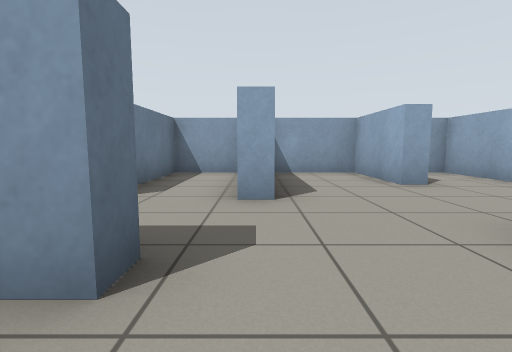
[1] (above)

23 first-person views from a walk through a Gazebo world. The camera is 0.72 m above the floor, tilts 6° down and sees 85° across. The floor is counted in squares, 1 m on a side. Each view is taken from the middle of a square. On the plan, view 1 faces up. The plan holds only what a view shows up to about 10 squares ahead; the rest is blank.

[2]
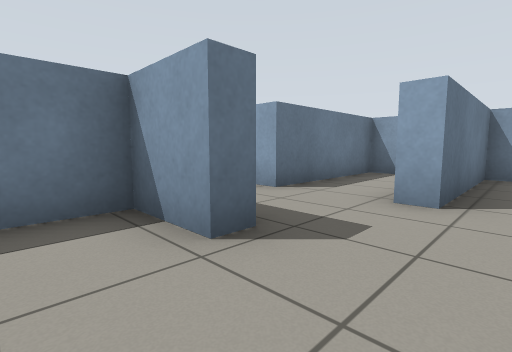

[3]
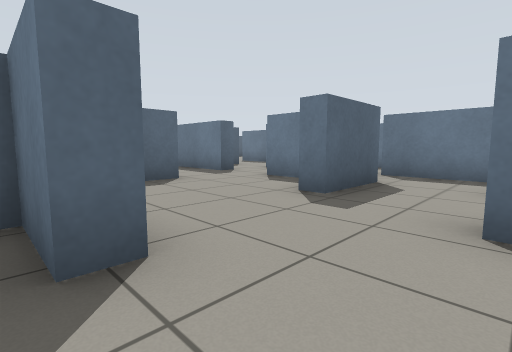

[4]
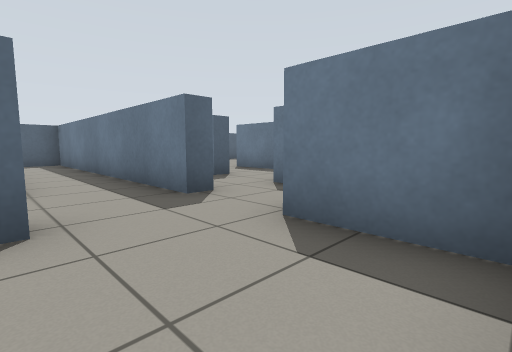

[5]
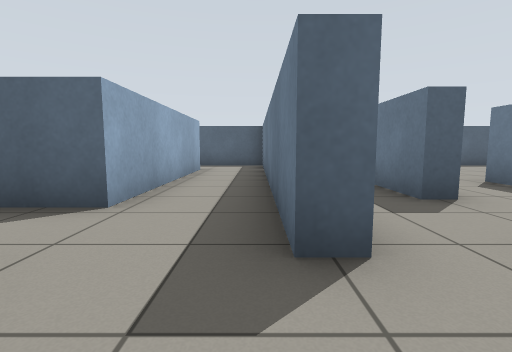

[6]
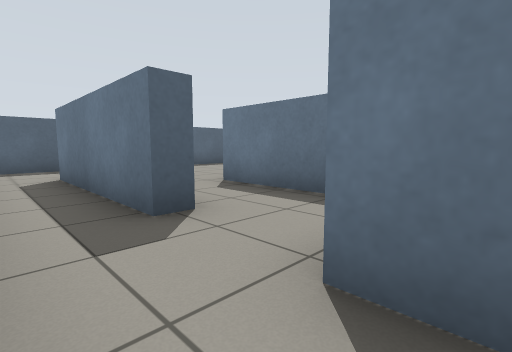

[7]
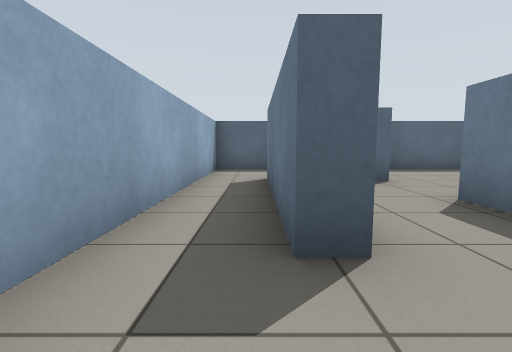

[8]
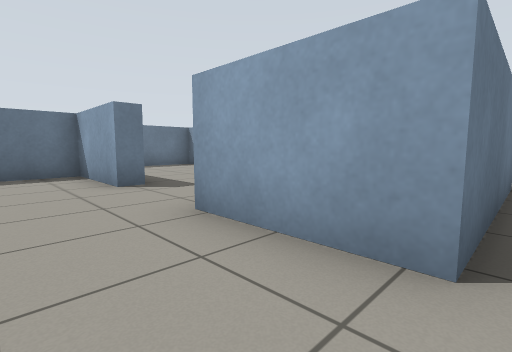

[9]
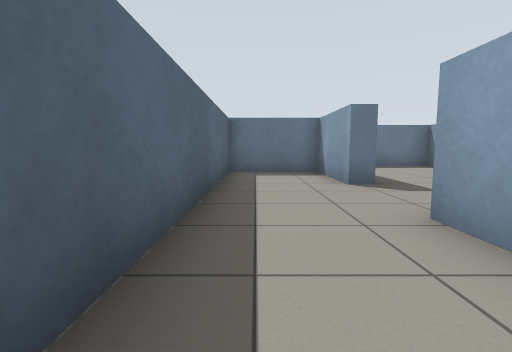

[10]
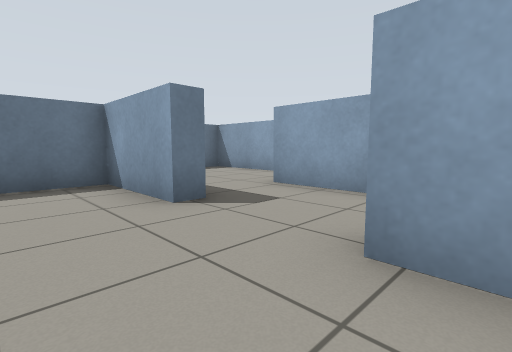

[11]
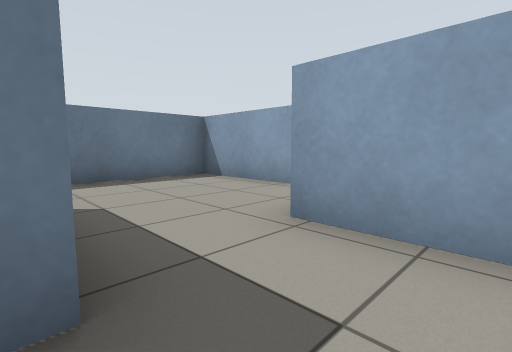

[12]
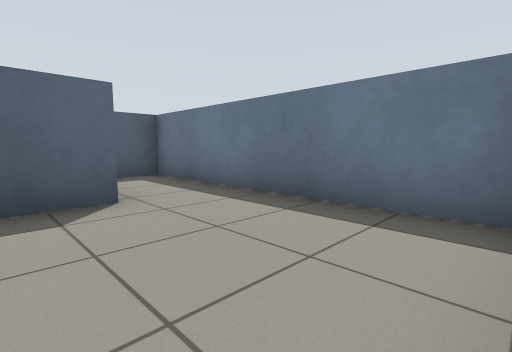

[13]
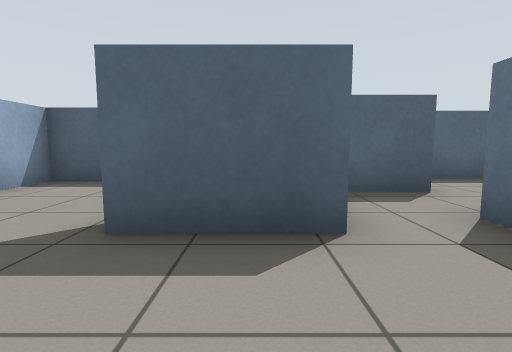

[14]
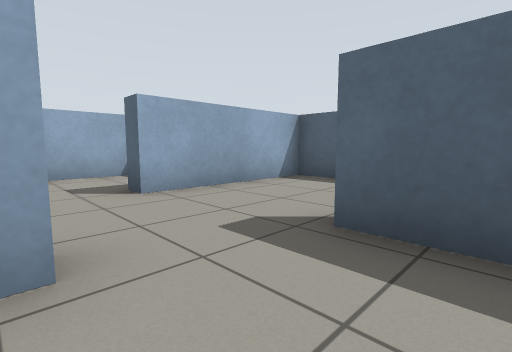

[15]
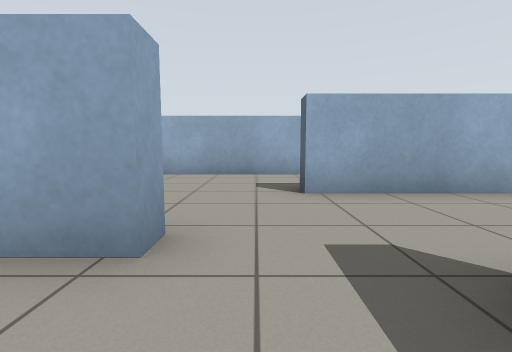

[16]
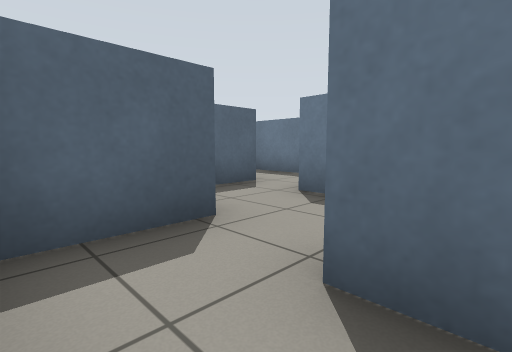

[17]
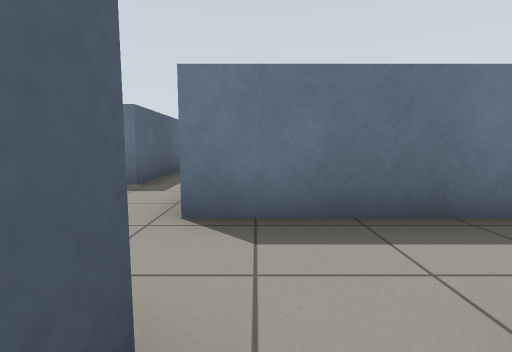

[18]
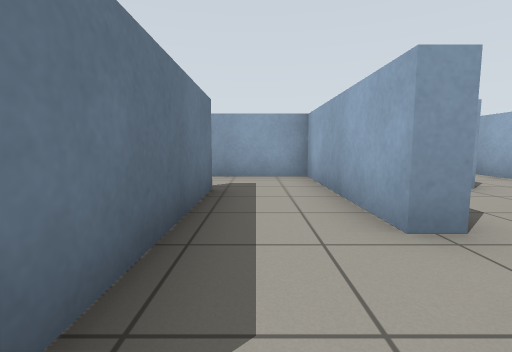

[19]
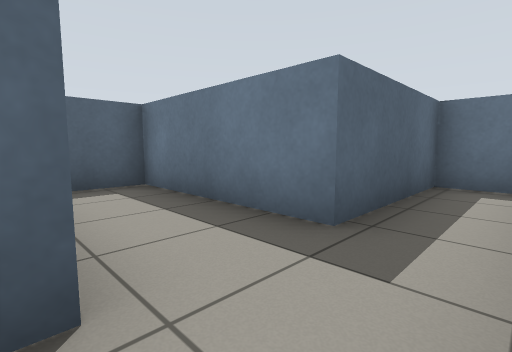

[20]
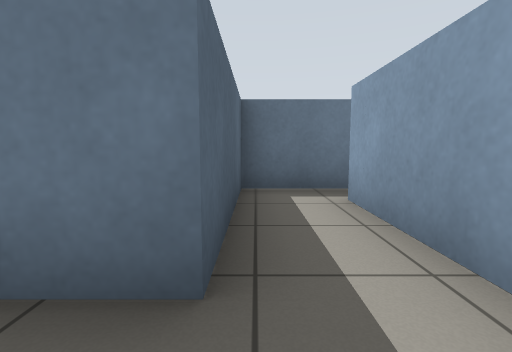

[21]
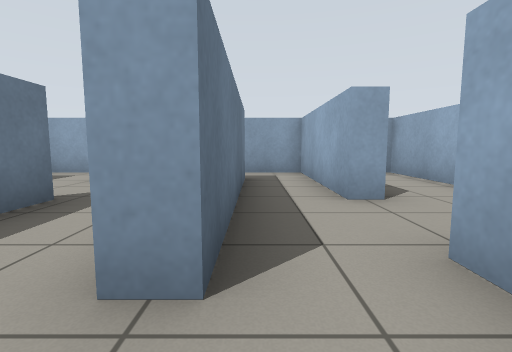

[22]
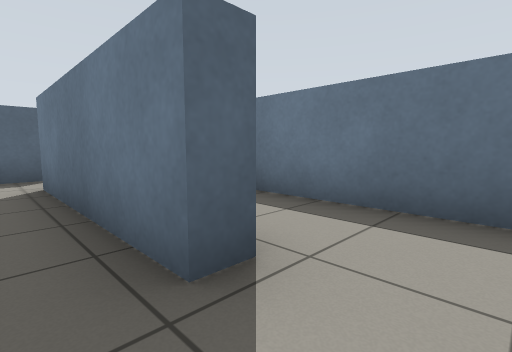

[23]
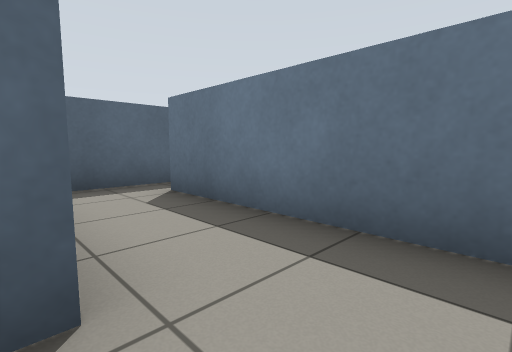

### Floor plan
Ten units are one square. View 1 is at (0, 0); x grows to the right and y downward. Boxes are objects, and circles mark ways between rooms. Rooms are numbered by the first view taken in them; rooms with no view inside come last. Other rooms are left out.
<svg viewBox="-148 -83 205 205">
<path fill="none" stroke="#000" d="M-4 17 22 17 22 -23 27 -23 27 -8M-7 -17 -7 -13 -23 -13 -23 9M-29 27 -23 27 -23 110M52 -13 52 -78M34 -52 28 -52 28 -78 3 -78 3 -38 -3 -38M-3 98 -3 42M-16 117 -11 117M-49 47 -43 47 -43 92 -68 92M-43 20 -43 27M-65 117 -28 117 -28 43M-69 87 -64 87M-93 86 -93 92 -117 92 -117 117 -65 117M-77 67 -97 67M-124 87 -111 87M-113 47 -143 47 -143 117 -132 117M-3 -38 -3 -78 -23 -78 -23 -38 -28 -38M-28 -17 -7 -17M-28 -12 -28 -17M-43 -25 -43 -13 -47 -13M-49 3 -30 3M-67 -15 -67 7M-74 22 -59 22M-92 7 -117 7M-128 4 -128 22 -93 22 -93 62 -80 62M-74 -38 -67 -38 -67 -15M-47 -13 -47 -57 -71 -57M-93 -50 -93 -8M-99 3 -80 3M-68 41 -68 67"/>
<circle cx="-30" cy="20" r="3" fill="#2a7"/>
<circle cx="0" cy="-30" r="3" fill="#2a7"/>
<circle cx="-55" cy="105" r="3" fill="#2a7"/>
<circle cx="-50" cy="35" r="3" fill="#2a7"/>
<circle cx="-100" cy="75" r="3" fill="#2a7"/>
<circle cx="-60" cy="55" r="3" fill="#2a7"/>
<circle cx="-30" cy="-30" r="3" fill="#2a7"/>
<circle cx="-50" cy="-5" r="3" fill="#2a7"/>
<circle cx="-70" cy="10" r="3" fill="#2a7"/>
<circle cx="-60" cy="-25" r="3" fill="#2a7"/>
<circle cx="-70" cy="-45" r="3" fill="#2a7"/>
<text x="0" y="10">1</text>
<text x="-40" y="70">2</text>
<text x="-80" y="90">3</text>
<text x="-130" y="70">4</text>
<text x="-20" y="-50">5</text>
<text x="-40" y="-10">6</text>
<text x="-60" y="0">7</text>
<text x="-90" y="30">8</text>
<text x="-60" y="-40">9</text>
<text x="-90" y="-30">10</text>
<text x="-60" y="40">11</text>
</svg>
Room 1 opens to room 2. Room 1 opens to room 5. Room 2 opens to room 3. Room 2 opens to room 11. Room 3 opens to room 4. Room 3 opens to room 11. Room 5 opens to room 6. Room 6 opens to room 7. Room 7 opens to room 8. Room 7 opens to room 9. Room 9 opens to room 10.

Where each view was taken, in squares from view 1:
view 1: 0 up, 0 right, facing up
view 2: 0 up, 1 right, facing up-left
view 3: 4 up, 3 right, facing down-left
view 4: 1 up, 0 right, facing down-left
view 5: 1 down, 2 left, facing down
view 6: 2 down, 3 left, facing down-left
view 7: 3 down, 4 left, facing down
view 8: 11 down, 4 left, facing up-left
view 9: 11 down, 4 left, facing left
view 10: 11 down, 6 left, facing up-left
view 11: 9 down, 8 left, facing up-left
view 12: 5 down, 11 left, facing down-left
view 13: 4 up, 2 left, facing down
view 14: 4 up, 2 left, facing down-right
view 15: 3 up, 2 left, facing right
view 16: 2 up, 3 left, facing down-left
view 17: 0 up, 4 left, facing left
view 18: 1 down, 6 left, facing up
view 19: 1 down, 7 left, facing down-left
view 20: 2 down, 8 left, facing left
view 21: 0 up, 4 left, facing up
view 22: 5 up, 6 left, facing down-left
view 23: 5 up, 7 left, facing down-left
